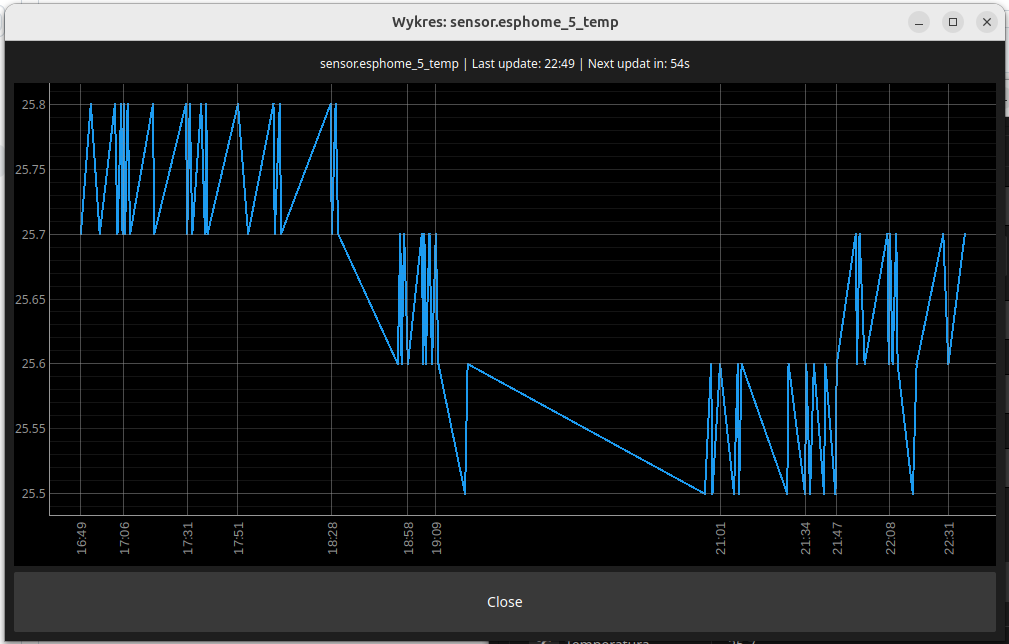

Reproduce this figure in Python.
import sys
import math
import os
import numpy as np
from datetime import datetime, timedelta
import requests
from configparser import ConfigParser

from PyQt5.QtWidgets import QApplication, QMainWindow, QWidget, QVBoxLayout, QLabel, QPushButton, QSizePolicy
from PyQt5.QtCore import QTimer, Qt
from PyQt5.QtGui import QFont
import pyqtgraph as pg

config_object = ConfigParser()

config_path = os.path.join(os.path.dirname(os.path.abspath(__file__)), "config.ini")
config_object.read(config_path)

config_object.read(config_path)
config = config_object["ha"]


HA_TOKEN = config["ha_token"]
HA_URL = config["ha_ip"]


def load_stylesheet(path):
    with open(path, "r") as file:
        return file.read()
        
class VerticalAxis(pg.AxisItem):
    def __init__(self, orientation='bottom'):
        super().__init__(orientation=orientation)
        self._angle = -90  # obrót etykiety
        self._height_updated = False

    def tickStrings(self, values, scale, spacing):
        return [datetime.fromtimestamp(value).strftime("%H:%M") for value in values]

    def drawPicture(self, p, axisSpec, tickSpecs, textSpecs):
        super().drawPicture(p, axisSpec, tickSpecs, [])
        font = QFont("Arial", 10)
        p.setFont(font)
        p.setPen(self.pen())

        max_width = 0
        self._angle = self._angle % -180

        for rect, flags, text in textSpecs:
            p.save()

            p.translate(rect.center())
            p.rotate(self._angle)
            p.translate(-rect.center())

            x_offset = math.ceil(math.fabs(math.sin(math.radians(self._angle)) * rect.width()))
            if self._angle < 0:
                x_offset = -x_offset

            p.translate(x_offset / 2, 0)
            p.drawText(rect, flags, text)
            p.restore()

            offset = math.fabs(x_offset)
            max_width = offset if max_width < offset else max_width

        if not self._height_updated:
            self.setHeight(self.height() + max_width)
            self._height_updated = True


def get_sensor_history(sensor_id):
    headers = {
        "Authorization": f"Bearer {HA_TOKEN}",
        "Content-Type": "application/json",
    }

    meta_url = f"{HA_URL}/api/states/{sensor_id}"
    meta_response = requests.get(meta_url, headers=headers)
    if meta_response.status_code != 200:
        raise Exception(f"nie udalo sie pobrac metadanych sensora: {meta_response.status_code}")
    meta_data = meta_response.json()

    is_binary = sensor_id.startswith("binary_sensor.") or meta_data.get("attributes", {}).get("device_class") in ["window", "door", "opening"]

    now_utc = datetime.utcnow()
    now = now_utc + timedelta(hours=2)  
    start = now - timedelta(hours=6)
    start_iso = start.isoformat()
    end_iso = now.isoformat()

    url = f"{HA_URL}/api/history/period/{start_iso}?end_time={end_iso}&filter_entity_id={sensor_id}&significant_changes=true"
    response = requests.get(url, headers=headers)
    if response.status_code != 200:
        raise Exception(f"blad pobierania danych: {response.status_code} – {response.text}")

    data = response.json()
    timestamps, values = [], []

    for entry in data[0]:
        try:
            timestamp = datetime.fromisoformat(entry['last_updated'].replace('Z', '+00:00'))
            state_str = entry['state'].lower()

            if is_binary:
                state_map = {"on": 1, "off": 0, "open": 1, "closed": 0}
                if state_str in state_map:
                    value = state_map[state_str]
                else:
                    continue
            else:
                value = float(entry['state'])

            timestamps.append(timestamp)
            values.append(value)
        except (ValueError, KeyError):
            continue

    return timestamps, values, is_binary


class SensorChartWindow(QMainWindow):
    def __init__(self, sensor_id):
        super().__init__()
        self.setWindowTitle(f"Wykres: {sensor_id}")
        self.resize(1000, 600)
        self.setWindowFlag(Qt.FramelessWindowHint)
        self.showFullScreen()
        main_widget = QWidget()
        self.setCentralWidget(main_widget)
        layout = QVBoxLayout(main_widget)

        self.stylesheet = load_stylesheet("style.qss")
        self.setStyleSheet(self.stylesheet)
        
        
        self.info_label = QLabel("")
        self.info_label.setAlignment(Qt.AlignCenter)
        self.info_label.setStyleSheet("font-size: 12px; padding: 5px;")
        layout.addWidget(self.info_label)

        self.plot_widget = pg.PlotWidget(axisItems={'bottom': VerticalAxis(orientation='bottom')})
        layout.addWidget(self.plot_widget)

        self.plot = self.plot_widget.getPlotItem()
        self.plot.showGrid(x=True, y=True)
     #   self.plot.setLabel('left', 'Wartość')
     #   self.plot.setLabel('bottom', 'Czas')

        self.sensor_id = sensor_id
        self.update_interval = 60
        self.seconds_left = self.update_interval
        self.is_binary = False

        self.timer = QTimer()
        self.timer.timeout.connect(self.update_countdown)
        self.timer.start(1000)

        close_btn = QPushButton("Zamknij")
        close_btn.setObjectName("switch_button")
        close_btn.setSizePolicy(QSizePolicy.Expanding, QSizePolicy.Fixed)
        close_btn.setFixedHeight(60)
        close_btn.clicked.connect(self.close)
        layout.addWidget(close_btn)
        
        self.refresh_data()

    def refresh_data(self):
        try:
            self.timestamps, self.values, self.is_binary = get_sensor_history(self.sensor_id)
        except Exception as e:
            print(f"blad pobierania danych: {e}")
            self.timestamps, self.values, self.is_binary = [], [], False

        self.update_plot()
        self.seconds_left = self.update_interval

    def update_plot(self):
        if not self.timestamps or not self.values:
            self.plot.clear()
            self.info_label.setText("brak danych do wyswietlenia")
            return

        x = np.array([ts.timestamp() for ts in self.timestamps], dtype=float)
        y = np.array(self.values, dtype=float)

        self.plot.clear()

        if self.is_binary:
            if len(x) > 1:
                delta = x[-1] - x[-2]
            else:
                delta = 60
            x_extended = np.append(x, x[-1] + delta)

            self.plot.plot(x_extended, y, stepMode=True, fillLevel=0, brush=(0, 128, 255, 100), pen=pg.mkPen(color='#0077CC', width=2))
            ticks = [(0, "OFF"), (1, "ON")]
            self.plot.getAxis('left').setTicks([ticks])
            self.plot.setYRange(-0.1, 1.1)
        else:
            self.plot.plot(x, y, pen=pg.mkPen(color='#1c9bf0', width=2))
            min_val = np.min(y)
            max_val = np.max(y)
            margin = (max_val - min_val) * 0.1 if max_val != min_val else 1
        #    self.plot.setYRange(min_val - margin, max_val + margin)

        max_ticks = 10
        total_points = len(self.timestamps)

        if total_points <= max_ticks:
            ticks = [(ts.timestamp(), datetime.fromtimestamp(ts.timestamp()).strftime("%H:%M")) for ts in self.timestamps]
        else:
            step = max(1, total_points // max_ticks)
            ticks = [(ts.timestamp(), datetime.fromtimestamp(ts.timestamp()).strftime("%H:%M"))
                     for i, ts in enumerate(self.timestamps) if i % step == 0]

        self.plot.getAxis('bottom').setTicks([ticks])

        now = datetime.now().strftime("%H:%M")
        self.info_label.setText(f"{self.sensor_id} | Ostatnia aktualizacja: {now} | Odswiezenie za: {self.seconds_left}s")

    def update_countdown(self):
        self.seconds_left -= 1
        if self.seconds_left <= 0:
            self.refresh_data()
        else:
            now = datetime.now().strftime("%H:%M")
            self.info_label.setText(f"{self.sensor_id} | Ostatnia aktualizacja: {now} | Odswiezenie za: {self.seconds_left}s")


def show_sensor_graph(sensor_id: str):
    app = QApplication.instance()
    created_app = False

    if app is None:
        app = QApplication(sys.argv)
        created_app = True

    window = SensorChartWindow(sensor_id)
    window.show()

    if created_app:
        sys.exit(app.exec_())

    return window

